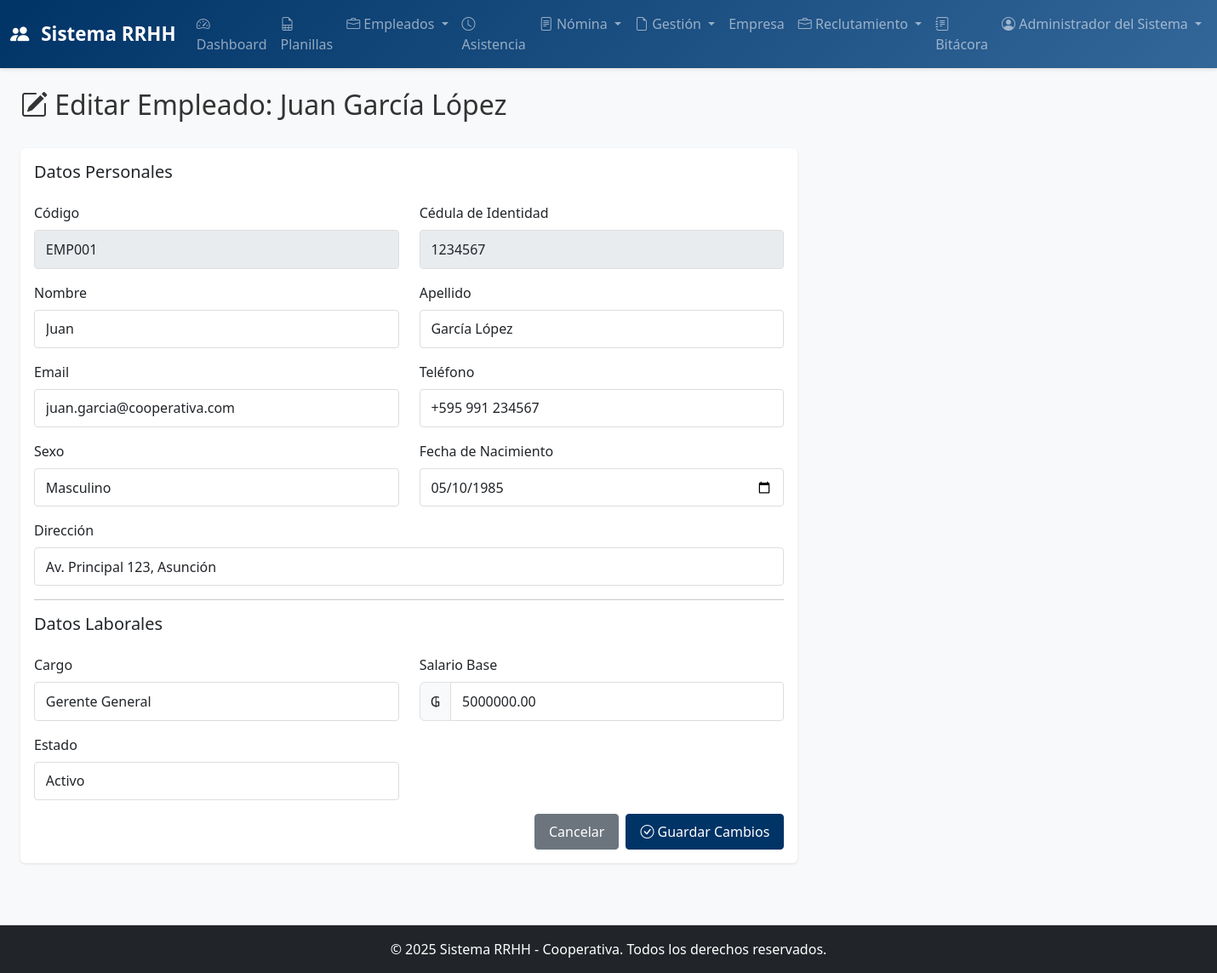
Page /rrhh/empleados/1/editar (signed in) on the committed database.
### app/models.py (models this page shows, shortened)
class Usuario(UserMixin, db.Model):
    __tablename__ = 'usuarios'
    id = db.Column(db.Integer, primary_key=True)
    nombre_usuario = db.Column(db.String(80), unique=True, nullable=False)
    email = db.Column(db.String(120), unique=True, nullable=False)
    password_hash = db.Column(db.String(255), nullable=False)
    nombre_completo = db.Column(db.String(120), nullable=False)
    rol = db.Column(db.Enum(RoleEnum), default=RoleEnum.ASISTENTE_RRHH, nullable=False)
    activo = db.Column(db.Boolean, default=True)
    fecha_creacion = db.Column(db.DateTime, default=datetime.utcnow)
    ultimo_login = db.Column(db.DateTime)
    bitacoras = db.relationship('Bitacora', backref='usuario', lazy=True, cascade='all, delete-orphan')

class Empleado(db.Model):
    __tablename__ = 'empleados'
    id = db.Column(db.Integer, primary_key=True)
    codigo = db.Column(db.String(20), unique=True, nullable=False, index=True)
    nombre = db.Column(db.String(80), nullable=False)
    apellido = db.Column(db.String(80), nullable=False)
    ci = db.Column(db.String(20), unique=True, nullable=False)
    email = db.Column(db.String(120), unique=True)
    telefono = db.Column(db.String(20))
    cargo_id = db.Column(db.Integer, db.ForeignKey('cargos.id'), nullable=False)
    salario_base = db.Column(db.Numeric(12, 2), nullable=False)
    fecha_ingreso = db.Column(db.Date, nullable=False)
    fecha_retiro = db.Column(db.Date)
    estado = db.Column(db.Enum(EstadoEmpleadoEnum), default=EstadoEmpleadoEnum.ACTIVO)
    fecha_nacimiento = db.Column(db.Date)
    sexo = db.Column(db.String(1))  # M/F
    direccion = db.Column(db.String(255))
    fecha_creacion = db.Column(db.DateTime, default=datetime.utcnow)
    fecha_actualizacion = db.Column(db.DateTime, default=datetime.utcnow, onupdate=datetime.utcnow)
    asistencias = db.relationship('Asistencia', backref='empleado', lazy=True, cascade='all, delete-orphan')
    asistencia_eventos = db.relationship('AsistenciaEvento', backref='empleado', lazy=True, cascade='all, delete-orphan')
    permisos = db.relationship('Permiso', backref='empleado', lazy=True, cascade='all, delete-orphan')
    sanciones = db.relationship('Sancion', backref='empleado', lazy=True, cascade='all, delete-orphan')
    contratos = db.relationship('Contrato', backref='empleado', lazy=True, cascade='all, delete-orphan')
    ingresos_extras = db.relationship('IngresoExtra', backref='empleado', lazy=True, cascade='all, delete-orphan')
    descuentos = db.relationship('Descuento', backref='empleado', lazy=True, cascade='all, delete-orphan')
    liquidaciones = db.relationship('Liquidacion', backref='empleado', lazy=True, cascade='all, delete-orphan')
    vacaciones = db.relationship('Vacacion', backref='empleado', lazy=True, cascade='all, delete-orphan')
    anticipos = db.relationship('Anticipo', backref='empleado', lazy=True, cascade='all, delete-orphan')
    @property
    def nombre_completo(self):
        return f'{self.nombre} {self.apellido}'

class Cargo(db.Model):
    __tablename__ = 'cargos'
    id = db.Column(db.Integer, primary_key=True)
    nombre = db.Column(db.String(120), unique=True, nullable=False)
    descripcion = db.Column(db.Text)
    salario_base = db.Column(db.Numeric(12, 2), nullable=False)
    fecha_creacion = db.Column(db.DateTime, default=datetime.utcnow)
    empleados = db.relationship('Empleado', backref='cargo', lazy=True)

### app/routes/rrhh.py (the view, shortened to what this page needs)
@rrhh_bp.route('/empleados/<int:empleado_id>/editar', methods=['GET', 'POST'])
@login_required
@role_required(RoleEnum.RRHH)
def editar_empleado(empleado_id):
    empleado = Empleado.query.get_or_404(empleado_id)
    cargos = Cargo.query.all()
    return render_template('rrhh/editar_empleado.html', empleado=empleado, cargos=cargos)

### app/routes/rrhh.py (called while the page is built)
def role_required(*roles):
    def decorator(f):
        @wraps(f)
        def decorated_function(*args, **kwargs):
            if current_user.rol not in roles:
                flash('No tienes permiso para acceder a este módulo', 'danger')
                return redirect(url_for('main.dashboard'))
            return f(*args, **kwargs)
        return decorated_function
    return decorator

### app/templates/rrhh/editar_empleado.html (shortened to what this page needs)
{% extends "base.html" %}
{% block content %}
<div class="container-fluid">
    <div class="row mb-4">
        <div class="col-md-12">
            <h2><i class="bi bi-pencil-square"></i> Editar Empleado: {{ empleado.nombre_completo }}</h2>
        </div>
    </div>
    <div class="row">
        <div class="col-md-8">
            <div class="card">
                <div class="card-body">
                    <form method="POST" action="{{ url_for('rrhh.editar_empleado', empleado_id=empleado.id) }}">
                        <h5 class="card-title mb-4">Datos Personales</h5>
                        <div class="row mb-3">
                            <div class="col-md-6">
                                <label for="codigo" class="form-label">Código</label>
                                <input type="text" class="form-control" id="codigo" value="{{ empleado.codigo }}" disabled>
                            </div>
                            <div class="col-md-6">
                                <label for="ci" class="form-label">Cédula de Identidad</label>
                                <input type="text" class="form-control" id="ci" value="{{ empleado.ci }}" disabled>
                            </div>
                        </div>
                        <div class="row mb-3">
                            <div class="col-md-6">
                                <label for="nombre" class="form-label">Nombre</label>
                                <input type="text" class="form-control" id="nombre" name="nombre" value="{{ empleado.nombre }}" required>
                            </div>
                            <div class="col-md-6">
                                <label for="apellido" class="form-label">Apellido</label>
                                <input type="text" class="form-control" id="apellido" name="apellido" value="{{ empleado.apellido }}" required>
                            </div>
                        </div>
                        <div class="row mb-3">
                            <div class="col-md-6">
                                <label for="email" class="form-label">Email</label>
                                <input type="email" class="form-control" id="email" name="email" value="{{ empleado.email or '' }}">
                            </div>
                            <div class="col-md-6">
                                <label for="telefono" class="form-label">Teléfono</label>
                                <input type="text" class="form-control" id="telefono" name="telefono" value="{{ empleado.telefono or '' }}">
                            </div>
                        </div>
                        <div class="row mb-3">
                            <div class="col-md-6">
                                <label for="sexo" class="form-label">Sexo</label>
                                <select class="form-control" id="sexo" name="sexo">
                                    <option value="M" {% if empleado.sexo == 'M' %}selected{% endif %}>Masculino</option>
                                </select>
                            </div>
                            <div class="col-md-6">
                                <label for="fecha_nacimiento" class="form-label">Fecha de Nacimiento</label>
                                <input type="date" class="form-control" id="fecha_nacimiento" name="fecha_nacimiento"
                                       value="{{ empleado.fecha_nacimiento and empleado.fecha_nacimiento.strftime('%Y-%m-%d') or '' }}">
                            </div>
                        </div>
                        <div class="mb-3">
                            <label for="direccion" class="form-label">Dirección</label>
                            <input type="text" class="form-control" id="direccion" name="direccion" value="{{ empleado.direccion or '' }}">
                        </div>
                        <hr>
                        <h5 class="card-title mb-4">Datos Laborales</h5>
                        <div class="row mb-3">
                            <div class="col-md-6">
                                <label for="cargo_id" class="form-label">Cargo</label>
                                <select class="form-control" id="cargo_id" name="cargo_id" required>
                                    {% for cargo in cargos %}
                                    <option value="{{ cargo.id }}" {% if cargo.id == empleado.cargo_id %}selected{% endif %}>{{ cargo.nombre }}</option>
                                    {% endfor %}
                                </select>
                            </div>
                            <div class="col-md-6">
                                <label for="salario_base" class="form-label">Salario Base</label>
                                <div class="input-group">
                                    <span class="input-group-text">₲</span>
                                    <input type="number" class="form-control" id="salario_base" name="salario_base" value="{{ empleado.salario_base }}" required step="0.01">
                                </div>
                            </div>
                        </div>
                        <div class="row mb-3">
                            <div class="col-md-6">
                                <label for="estado" class="form-label">Estado</label>
                                <select class="form-control" id="estado" name="estado" required>
                                    <option value="ACTIVO" {% if empleado.estado.name == 'ACTIVO' %}selected{% endif %}>Activo</option>
                                </select>
                            </div>
                        </div>
                        <div class="d-grid gap-2 d-md-flex justify-content-md-end">
                            <a href="{{ url_for('rrhh.listar_empleados') }}" class="btn btn-secondary">Cancelar</a>
                            <button type="submit" class="btn btn-primary">
                                <i class="bi bi-check-circle"></i> Guardar Cambios
                            </button>
                        </div>
                    </form>
                </div>
            </div>
        </div>
    </div>
</div>
{% endblock %}

### app/templates/base.html (shortened to what this page needs)
<!DOCTYPE html>
<html lang="es">
<head>
    <link href="https://cdn.jsdelivr.net/npm/bootstrap@5.3.0/dist/css/bootstrap.min.css" rel="stylesheet">
    <link rel="stylesheet" href="https://cdn.jsdelivr.net/npm/bootstrap-icons@1.10.0/font/bootstrap-icons.css">
    <link href="https://cdn.datatables.net/1.13.6/css/dataTables.bootstrap5.min.css" rel="stylesheet">
    <link href="https://cdn.jsdelivr.net/npm/sweetalert2@11.7.12/dist/sweetalert2.min.css" rel="stylesheet">
    <link rel="stylesheet" href="{{ url_for('static', filename='css/style.css') }}">
</head>
<body>
    {% if current_user.is_authenticated %}
    <nav class="navbar navbar-expand-lg navbar-dark bg-dark">
        <div class="container-fluid">
            <a class="navbar-brand" href="{{ url_for('main.dashboard') }}">
                <i class="bi bi-people-fill"></i> Sistema RRHH
            </a>
            <div class="collapse navbar-collapse" id="navbarNav">
                <ul class="navbar-nav ms-auto">
                    <li class="nav-item">
                        <a class="nav-link" href="{{ url_for('main.dashboard') }}">
                            <i class="bi bi-speedometer2"></i> Dashboard
                        </a>
                    </li>
                    <li class="nav-item">
                        <a class="nav-link" href="{{ url_for('rrhh.planillas_mtess') }}">
                            <i class="bi bi-file-earmark-spreadsheet"></i> Planillas
                        </a>
                    </li>
                    {% if current_user.rol.name == 'RRHH' %}
                    <li class="nav-item dropdown">
                        <a class="nav-link dropdown-toggle" href="#" role="button" data-bs-toggle="dropdown">
                            <i class="bi bi-briefcase"></i> Empleados
                        </a>
                    </li>
                    <li class="nav-item">
                        <a class="nav-link" href="{{ url_for('rrhh.ver_asistencia') }}">
                            <i class="bi bi-clock"></i> Asistencia
                        </a>
                    </li>
                    <li class="nav-item dropdown">
                        <a class="nav-link dropdown-toggle" href="#" role="button" data-bs-toggle="dropdown">
                            <i class="bi bi-file-text"></i> Nómina
                        </a>
                    </li>
                    <li class="nav-item dropdown">
                        <a class="nav-link dropdown-toggle" href="#" role="button" data-bs-toggle="dropdown">
                            <i class="bi bi-file-earmark"></i> Gestión
                        </a>
                    </li>
                    <li class="nav-item">
                        <a class="nav-link" href="{{ url_for('rrhh.ver_empresa') }}">
                            Empresa
                        </a>
                    </li>
                    <li class="nav-item dropdown">
                        <a class="nav-link dropdown-toggle" href="#" role="button" data-bs-toggle="dropdown">
                            <i class="bi bi-briefcase"></i> Reclutamiento
                        </a>
                    </li>
                    <li class="nav-item">
                        <a class="nav-link" href="{{ url_for('rrhh.ver_bitacora') }}">
                            <i class="bi bi-journal-text"></i> Bitácora
                        </a>
                    </li>
                    {% else %}
                    <li class="nav-item">
                        <a class="nav-link" href="{{ url_for('rrhh.ver_asistencia') }}">
                            <i class="bi bi-clock"></i> Asistencia
                        </a>
                    </li>
                    {% endif %}
                    <li class="nav-item dropdown">
                        <a class="nav-link dropdown-toggle" href="#" role="button" data-bs-toggle="dropdown">
                            <i class="bi bi-person-circle"></i> {{ current_user.nombre_completo }}
                        </a>
                    </li>
                </ul>
            </div>
        </div>
    </nav>
    {% endif %}
    <main class="{% if current_user.is_authenticated %}container-fluid mt-4{% endif %}">
        {% block content %}{% endblock %}
    </main>
    <footer class="bg-dark text-white text-center py-3 mt-5">
        <p class="mb-0">&copy; 2025 Sistema RRHH - Cooperativa. Todos los derechos reservados.</p>
    </footer>
</body>
</html>

### app/static/css/style.css (style rules this page uses)
:root { --primary-color: #003366; --secondary-color: #336699; --success-color: #28a745; --danger-color: #dc3545; --warning-color: #ffc107; --info-color: #17a2b8; }
body { font-family: 'Segoe UI', Tahoma, Geneva, Verdana, sans-serif; background-color: #f8f9fa; color: #333; }
.navbar { background: linear-gradient(135deg, var(--primary-color) 0%, var(--secondary-color) 100%); box-shadow: 0 2px 4px rgba(0, 0, 0, 0.1); }
.navbar-brand { font-weight: 600; font-size: 1.4rem; }
.navbar-brand i { margin-right: 8px; }
.card { border: none; box-shadow: 0 1px 3px rgba(0, 0, 0, 0.1); margin-bottom: 1.5rem; transition: transform 0.2s, box-shadow 0.2s; }
.btn { padding: 0.5rem 1rem; border-radius: 4px; font-weight: 500; transition: all 0.3s ease; }
.btn-primary { background-color: var(--primary-color); border-color: var(--primary-color); }
.form-control, .form-select { border: 1px solid #ddd; border-radius: 4px; padding: 0.6rem 0.8rem; transition: border-color 0.3s, box-shadow 0.3s; }
footer { margin-top: 5rem; border-top: 1px solid #ddd; }
.card { animation: fadeIn 0.3s ease-out; }

### rows in the picture
Usuario: nombre_completo "Administrador del Sistema"
Empleado: nombre_completo "Juan García López", codigo "EMP001", ci "1234567", nombre "Juan", apellido "García López", email "juan.garcia@cooperativa.com", telefono "+595 991 234567", sexo "Masculino", fecha_nacimiento "05/10/1985", direccion "Av. Principal 123, Asunción", cargo_id "Gerente General", salario_base "5000000.00", estado "Activo"
